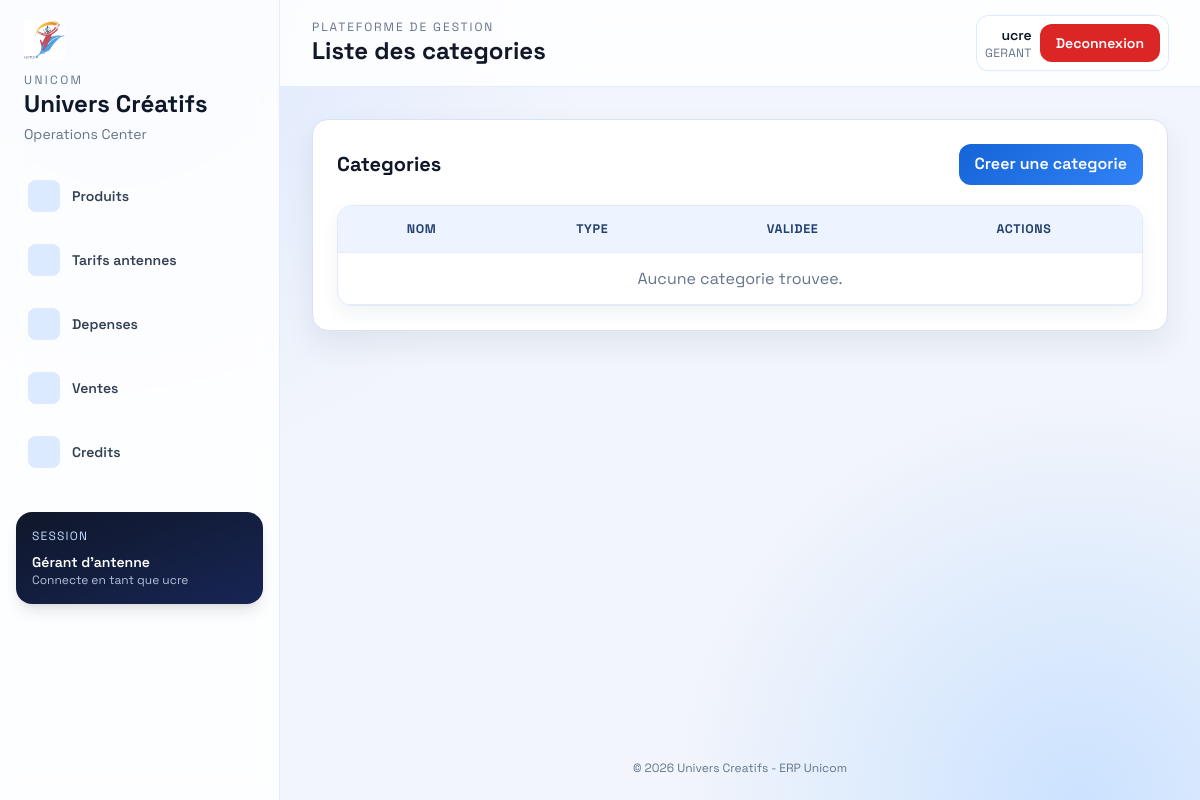
Page /sales/categories/ (signed in) on the earlier database version.
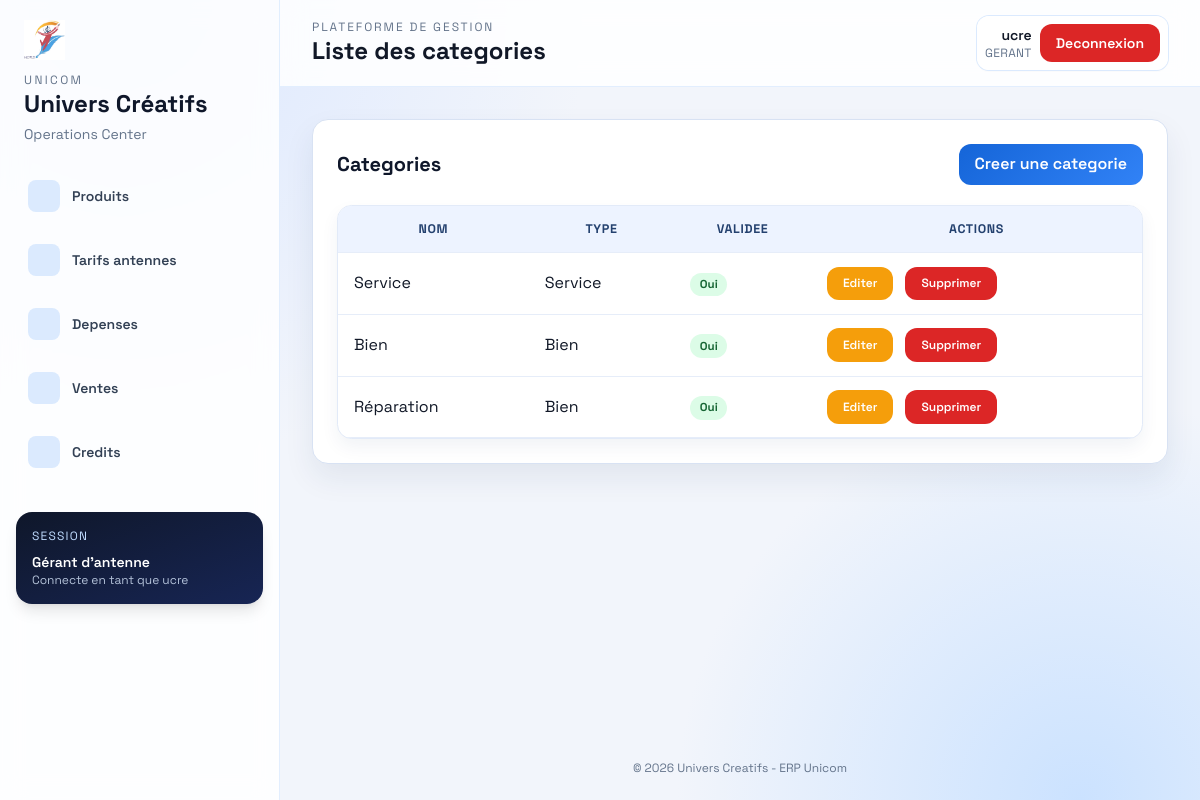
Same page on the later database version.
### accounts/models.py (models this page shows, shortened)
class User(AbstractUser, PermissionsMixin, SoftDeleteMixin):
    class Role(models.TextChoices):
        GERANT = "gerant", "Gérant d'antenne"
        ADMIN = "admin", "Admin central"
        DIRECTEUR = "directeur", "Directeur"
        SUPERVISEUR = "superviseur", "Superviseur régional"
    role = models.CharField(
        max_length=20,
        choices=Role.choices,
        default=Role.GERANT,
        help_text="Détermine les permissions et les accès aux modules."
    )
    antenne = models.ForeignKey(
        'Antenne',
        on_delete=models.PROTECT,
        null=True,
        blank=True,
        related_name='personnel'
    )
    telephone = models.CharField(
        max_length=20,
        blank=True,
        null=True,
        help_text="Numéro de téléphone professionnel"
    )
    is_blocked = models.BooleanField(
        default=False,
        help_text="Blocage manuel : coupe l'accès sans supprimer le compte."
    )
    date_creation = models.DateTimeField(
        auto_now_add=True,
        help_text="Date de création du compte"
    )
    date_derniere_connexion = models.DateTimeField(
        blank=True,
        null=True,
        help_text="Dernière connexion réussie"
    )
    groups = models.ManyToManyField(
        'auth.Group',
        related_name='accounts_user_set',
        related_query_name='accounts_user',
        blank=True,
        help_text='Groupes de permissions de l’utilisateur.'
    )
    user_permissions = models.ManyToManyField(
        'auth.Permission',
        related_name='accounts_user_set',
        related_query_name='accounts_user',
        blank=True,
        help_text='Permissions spécifiques de l’utilisateur.'
    )

### sales/models.py (models this page shows, shortened)
class Category(TimeStampedModel):
    TYPE_CHOICES = [
        ('service', 'Service'),
        ('bien', 'Bien'),
    ]
    name = models.CharField(max_length=100, unique=True)
    type = models.CharField(max_length=10, choices=TYPE_CHOICES)
    is_validated = models.BooleanField(default=False)
    created_at = models.DateTimeField(auto_now_add=True,null=True, blank=True)

### accounts/decorators.py (the view)
        def wrapper(request, *args, **kwargs):
            if not request.user.is_authenticated:
                return redirect("accounts:login")  # Redirige l'utilisateur vers la page de login si non authentifié
            if request.user.role not in roles:
                messages.error(request, "Vous n'avez pas la permission d'accéder à cette page.")
                return redirect("accounts:no_permission")  # Redirige vers une page d'absence de permission
            return view_func(request, *args, **kwargs)

### accounts/templatetags/auth_extras.py (called while the page is built)
@register.simple_tag
def role_permissions(role):
    return ROLE_PERMISSIONS.get(role, set())

### sales/views.py (called while the page is built)
@login_required
@role_required("admin", "directeur", "superviseur", "gerant")
def category_list(request):
    categories = Category.objects.all()
    return render(request, "sales/category_list.html", {"categories": categories})

### templates/sales/category_list.html (shortened to what this page needs)
{% extends 'base.html' %}
{% block page_title %}Liste des categories{% endblock %}
{% block content %}
<div class="space-y-5">
  <div class="flex flex-wrap items-center justify-between gap-3">
    <h2 class="text-xl font-bold text-slate-900">Categories</h2>
    <a href="{% url 'sales:category_create' %}" class="ui-btn ui-btn-primary">Creer une categorie</a>
  </div>
  <div class="overflow-x-auto ui-card">
    <table class="ui-table">
      <thead>
        <tr>
          <th>Nom</th>
          <th>Type</th>
          <th>Validee</th>
          <th>Actions</th>
        </tr>
      </thead>
      <tbody>
        {% for category in categories %}
          <tr>
            <td>{{ category.name }}</td>
            <td>{{ category.get_type_display }}</td>
            <td>
              {% if category.is_validated %}
                <span class="ui-badge ui-badge-success">Oui</span>
              {% else %}
                <span class="ui-badge ui-badge-danger">Non</span>
              {% endif %}
            </td>
            <td class="space-x-2">
              <a href="{% url 'sales:category_update' category.pk %}" class="ui-btn text-xs text-white" style="background:#f59e0b;">Editer</a>
              <a href="{% url 'sales:category_delete' category.pk %}" class="ui-btn ui-btn-danger text-xs">Supprimer</a>
            </td>
          </tr>
        {% empty %}
          <tr>
            <td colspan="4" class="text-center text-slate-500">Aucune categorie trouvee.</td>
          </tr>
        {% endfor %}
      </tbody>
    </table>
  </div>
</div>
{% endblock %}

### templates/base.html (shortened to what this page needs)
{% load auth_extras %}
{% load static %}
<!DOCTYPE html>
<html lang="fr">
  <head>
    <script src="https://cdn.tailwindcss.com"></script>
    <link rel="stylesheet" href="{% static 'assets/star-admin/vendors/mdi/css/materialdesignicons.min.css' %}" />
    <link rel="stylesheet" href="{% static 'assets/star-admin/vendors/simple-line-icons/css/simple-line-icons.css' %}" />
    <link rel="stylesheet" href="{% static 'css/unicom-theme.css' %}" />
  </head>
  <body class="min-h-screen">
    {% if user.is_authenticated %}
      <div class="layout-grid grid min-h-screen lg:grid-cols-[280px_1fr]">
        <aside class="glass border-r border-blue-100/80 px-4 py-5">
          {% include 'nav/navbar.html' %}
        </aside>
        <div class="flex min-w-0 flex-col">
          <header class="glass sticky top-0 z-20 border-b border-blue-100/80 px-4 py-4 lg:px-8">
            <div class="flex flex-wrap items-center justify-between gap-3">
              <div class="flex items-center gap-3">
                <div>
                <p class="text-xs uppercase tracking-[0.16em] text-slate-500">Plateforme de gestion</p>
                <h1 class="text-xl font-bold lg:text-2xl">
                  {% block page_title %}{% endblock %}
                </h1>
                </div>
              </div>
              <div class="flex items-center gap-2 rounded-xl bg-white/90 p-2 shadow-sm ring-1 ring-blue-100">
                <div class="hidden text-right sm:block">
                  <p class="text-sm font-semibold">{{ user.username }}</p>
                  <p class="text-xs uppercase tracking-wide text-slate-500">{{ user.role }}</p>
                </div>
                <a href="{% url 'accounts:logout' %}" class="ui-btn text-sm text-white" style="background: var(--danger);">
                  Deconnexion
                </a>
              </div>
            </div>
          </header>
          <main class="flex-1 overflow-x-hidden px-4 py-6 lg:px-8 lg:py-8">
            <div class="ui-panel p-4 lg:p-6">
    {% endif %}
              {% block content %}{% endblock %}
    {% if user.is_authenticated %}
            </div>
          </main>
          <footer class="px-4 pb-6 text-center text-xs text-slate-500 lg:px-8">
            &copy; {% now "Y" %} Univers Creatifs - ERP Unicom
          </footer>
        </div>
      </div>
    {% else %}
        </div>
      </main>
    {% endif %}
  </body>
</html>

### templates/nav/navbar.html (shortened to what this page needs)
{% load auth_extras %}
{% load static %}
<div class="mb-6 px-2">
  <img src="{% static 'img/logo.png' %}" alt="Logo Unicom" class="mb-3 h-10 w-auto" />
  <p class="text-xs uppercase tracking-[0.2em] text-slate-500">Unicom</p>
  <h2 class="text-2xl font-bold text-slate-900">Univers Créatifs</h2>
  <p class="mt-1 text-sm text-slate-500">Operations Center</p>
</div>
{% if user.is_authenticated %}
  {% role_permissions user.role as perms %}
  <nav class="space-y-2">
    <a href="{% url 'sales:product_list' %}" class="group flex items-center gap-3 rounded-xl px-3 py-3 text-sm font-semibold text-slate-700 transition hover:bg-blue-600 hover:text-white">
      <span class="inline-flex h-8 w-8 items-center justify-center rounded-lg bg-blue-100 text-blue-700 group-hover:bg-white/20 group-hover:text-white"><i class="mdi mdi-package-variant-closed text-lg"></i></span>
      Produits
    </a>
    <a href="{% url 'sales:antenna_pricing_list' %}" class="group flex items-center gap-3 rounded-xl px-3 py-3 text-sm font-semibold text-slate-700 transition hover:bg-blue-600 hover:text-white">
      <span class="inline-flex h-8 w-8 items-center justify-center rounded-lg bg-blue-100 text-blue-700 group-hover:bg-white/20 group-hover:text-white"><i class="mdi mdi-cash-multiple text-lg"></i></span>
      Tarifs antennes
    </a>
    {% if 'view_depenses' in perms %}
      <a href="{% url 'expenses:expense_list' %}" class="group flex items-center gap-3 rounded-xl px-3 py-3 text-sm font-semibold text-slate-700 transition hover:bg-blue-600 hover:text-white">
        <span class="inline-flex h-8 w-8 items-center justify-center rounded-lg bg-blue-100 text-blue-700 group-hover:bg-white/20 group-hover:text-white"><i class="mdi mdi-file-document-outline text-lg"></i></span>
        Depenses
      </a>
    {% endif %}
    {% if 'manage_antennes' in perms %}
      <a href="{% url 'sales:sale_list' %}" class="group flex items-center gap-3 rounded-xl px-3 py-3 text-sm font-semibold text-slate-700 transition hover:bg-blue-600 hover:text-white">
        <span class="inline-flex h-8 w-8 items-center justify-center rounded-lg bg-blue-100 text-blue-700 group-hover:bg-white/20 group-hover:text-white"><i class="mdi mdi-cart-outline text-lg"></i></span>
        Ventes
      </a>
      <a href="{% url 'sales:credit_list' %}" class="group flex items-center gap-3 rounded-xl px-3 py-3 text-sm font-semibold text-slate-700 transition hover:bg-blue-600 hover:text-white">
        <span class="inline-flex h-8 w-8 items-center justify-center rounded-lg bg-blue-100 text-blue-700 group-hover:bg-white/20 group-hover:text-white"><i class="mdi mdi-credit-card-outline text-lg"></i></span>
        Credits
      </a>
    {% endif %}
  </nav>
  <div class="mt-8 rounded-2xl bg-gradient-to-br from-slate-900 to-blue-950 p-4 text-white shadow-lg">
    <p class="text-xs uppercase tracking-widest text-blue-200">Session</p>
    <p class="mt-2 text-sm font-semibold">{{ user.get_role_display|default:user.role }}</p>
    <p class="text-xs text-blue-100/80">Connecte en tant que {{ user.username }}</p>
  </div>
{% endif %}

### static/css/unicom-theme.css (style rules this page uses)
:root { --bg: #f2f5fb; --surface: #ffffff; --surface-muted: #e9eef9; --ink: #111827; --muted: #5f6f8a; --primary: #1565d8; --primary-strong: #0a47a5; --accent: #f59e0b; --danger: #dc2626; }
* { font-family: "Space Grotesk", sans-serif; }
body { background: radial-gradient(circle at 10% 0%, #dbe7ff 0%, transparent 35%), radial-gradient(circle at 90% 100%, #cbe2ff 0%, transparent 30%), var(--bg); color: var(--ink); }
.glass { background: rgba(255, 255, 255, 0.85); backdrop-filter: blur(12px); }
.ui-panel { background: var(--surface); border: 1px solid #d8e2f3; border-radius: 1rem; box-shadow: 0 14px 30px rgba(24, 53, 95, 0.08); }
.ui-card { background: #fff; border: 1px solid #e2eaf8; border-radius: 0.9rem; box-shadow: 0 8px 18px rgba(24, 53, 95, 0.06); }
.ui-btn { display: inline-flex; align-items: center; justify-content: center; border-radius: 0.75rem; padding: 0.55rem 1rem; font-weight: 600; transition: all 180ms ease; }
.ui-btn-primary { background: linear-gradient(135deg, var(--primary), #3182f6); color: #fff; }
.ui-btn-danger { background: #dc2626; color: #fff; }
.ui-table { width: 100%; border-collapse: separate; border-spacing: 0; }
.ui-table th { background: #edf3ff; color: #24416f; font-size: 0.78rem; text-transform: uppercase; letter-spacing: 0.05em; }
.ui-table th, .ui-table td { padding: 0.85rem 1rem; border-bottom: 1px solid #e6edf9; }
.ui-badge { display: inline-flex; align-items: center; border-radius: 9999px; padding: 0.2rem 0.6rem; font-size: 0.72rem; font-weight: 700; }
.ui-badge-success { background: #dcfce7; color: #166534; }

Differences in the rows shown:
added Category: name "Service", type "Service", is_validated "Oui"
added Category: name "Bien", type "Bien", is_validated "Oui"
added Category: name "Réparation", type "Bien", is_validated "Oui"
Other differences:
text no longer shown: "Aucune categorie trouvee."
